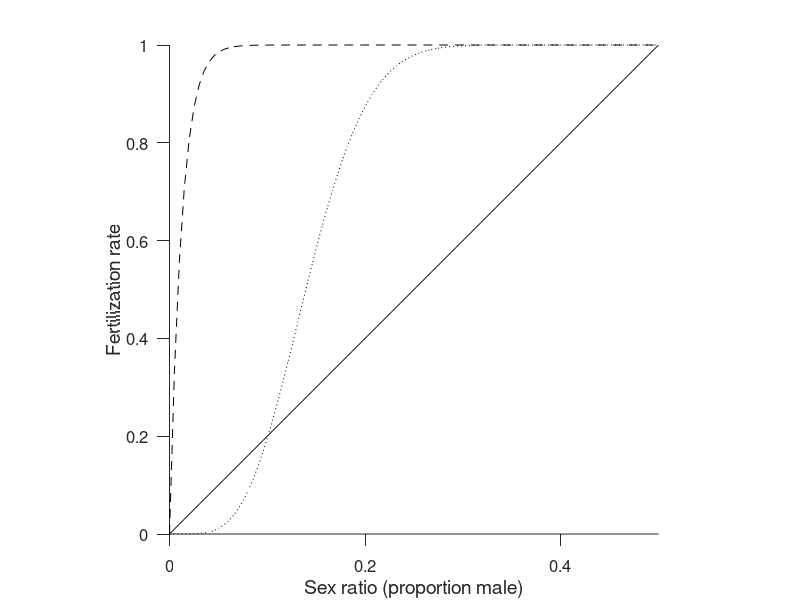

Write MATLAB code to recreate this figure.
function beta_fert_curve

% Figure to illustrate some different possible shapes of the fertilization
% curve

figure(10)
clf
set(gcf,'position',[200 500 400 300])

hold on

R = linspace(0,0.5,100);
a = [1 1];
b = [1, 40];
LS = {'-','--'};

for bb = 1:length(b)
    
    plot(R,betacdf(R*2,a(bb),b(bb)),'linestyle',LS{bb},'color','k')
    
end

set(gca,'tickdir','out','ticklength',[0.02 0.02])
set(gca,'xtick',0:0.2:1,'ytick',0:0.2:1);
set(gca,'fontsize',12)
ylabel('Fertilization rate','fontsize',14)
xlabel('Sex ratio (proportion male)','fontsize',14)
axis square

% Now one more
a = 6;
b = 15;
plot(R,betacdf(R*2,a,b),'linestyle',':','color','k')



